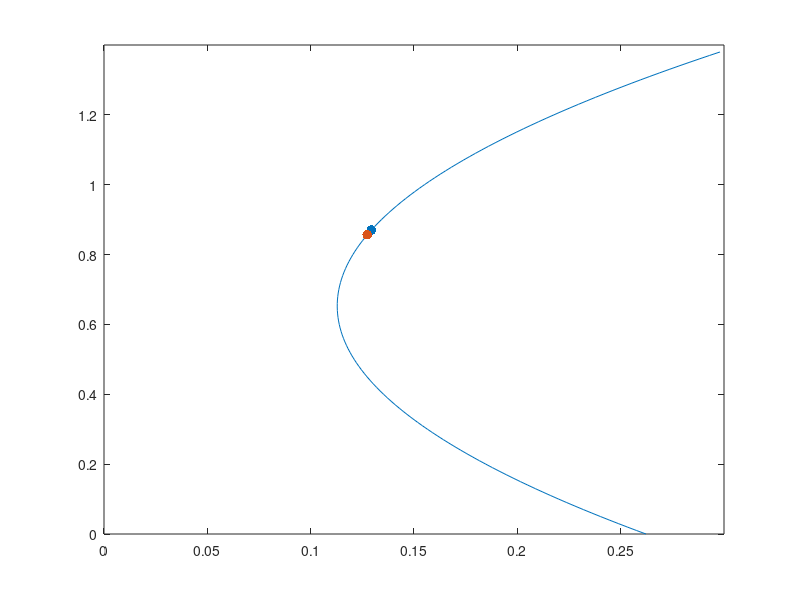

MATLAB code to generate this figure: (Note: this script raises an error after producing the figure.)
%% Drag polar function
CDmin = 0.0849149;
K1 = 0.0552;
K2 = 0.295136;
CLmin = 0.775081;
CD = @(CL) CDmin + K1 .* CL.^2 + K2 .* (CL - CLmin).^2;

%% Drag polar
CLmax = 1.3805;
y = 0:0.01:1.3805;
x = CD(y);

%% Max CL/CD
LD = y ./ x;
[LDMax, I] = max(LD);

%% Cruise CL/CD
CLcruise = 0.8567;
CDcruise = CD(CLcruise);
LDcruise = CLcruise ./ CDcruise;

%% Plot
plot(x, y, LineWidth=3)
xlim([0,0.3])
ylim([0,1.4])
hold on;

scatter(x(I), y(I), 50, 'filled')
scatter(CDcruise, CLcruise, 50, 'filled')

%% Latex formatting
set(groot,'defaultLineLineWidth',0.5)
set(groot,'defaultTextInterpreter','latex')
set(groot,'defaultAxesTitleFontSize',1)
set(groot,'defaultAxesLabelFontSize',1)
set(groot,'defaultAxesTickLabelInterpreter','latex')
set(groot,'defaultTextFontSize',14)
set(groot,'defaultAxesFontSize',14)
set(groot,'defaultLegendInterpreter','latex')

text(x(I)+0.03, y(I), "Max $C_{L}/C_{D}=6.73$", "HorizontalAlignment", "left", "VerticalAlignment", "bottom");
text(CDcruise+0.02, CLcruise, "Cruise $C_{L}/C_{D}=6.72$", "HorizontalAlignment", "left", "VerticalAlignment", "top");

% text(1.9533-0.4,0.336971,{'MTOW'; 'Design'; 'Point'},'HorizontalAlignment','right','VerticalAlignment','middle')
% hold on
% quiver(1.9533-0.35, 0.336971, 0.25, 0, 'off', 'filled', 'Color', 'k', 'ShowArrowHead', 'off', 'LineWidth', 1);

set(gcf, 'units', 'inches', 'position', [5 6 5 2.8]);